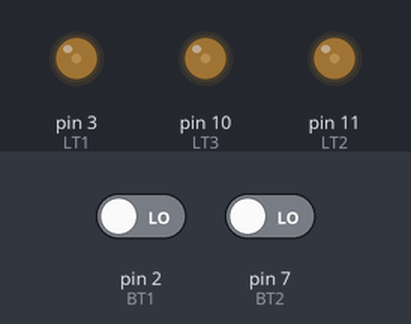
This sketch was run on a simulated Arduino Uno, built with avr-gcc and run on an emulated ATmega328P. On the bench: output pins drawn as LEDs (lit = HIGH). The inputs (shaded band) are chosen by the test bench; at power-on: pin 2 (BT1) LOW, pin 7 (BT2) LOW.

Above: at 1.2 s.
1.3 s: pin 2 (BT1) driven HIGH
At 3.6 s:
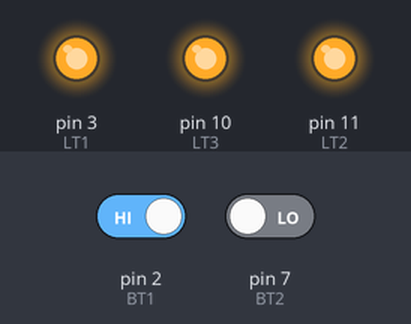
4.3 s: pin 7 (BT2) driven HIGH
At 5.1 s:
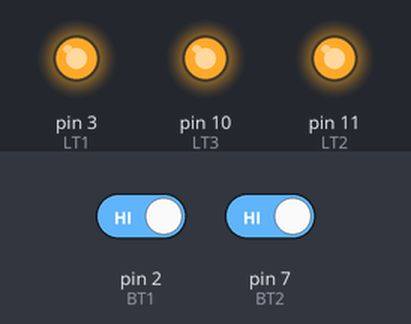
5.8 s: pin 2 (BT1) driven LOW
At 9.4 s:
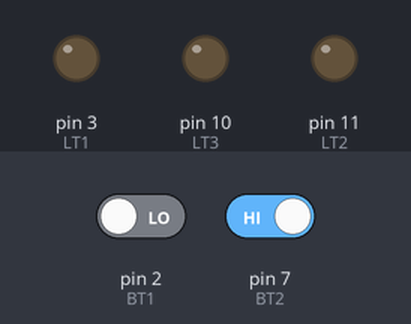
Timing chart, 0 to 10.9 s (numbered marks = the images above; inputs shaded):
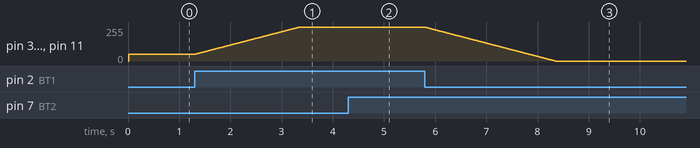

Measured:
- after the input at 1.3 s, pin 3 (LT1), pin 10 (LT3), pin 11 (LT2): moves from 50/255 to 255/255 over 2.0 s, starting at once
- after the input at 4.3 s, pin 3 (LT1), pin 10 (LT3), pin 11 (LT2): 255/255 → 254/255 at once
- after the input at 5.8 s, pin 3 (LT1), pin 10 (LT3), pin 11 (LT2): moves from 254/255 to 0/255 over 2.5 s, starting at once

The sketch:

Lights.ino
```cpp
#define BT1  2 // Green button on PD2
#define BT2  7 // Red button on PD7

#define LT1  3 // Light 1 on PWM on PD3
#define LT2 11 // Light 2 on PWM on PB3
#define LT3 10 // Light 3 on PWM on PB2

unsigned char brightness = 50;

const unsigned long second = ((long) 1000); // 1 s in ms
const unsigned long minute = second * 60; // 1 min in ms
const unsigned long hour = minute * 60; // 1 hr in ms

const unsigned long fadeStart = 2 * hour;
const unsigned long millisPerFade = 30 * second;

unsigned long nextFade = 0;

void setup() {
  pinMode(BT1, INPUT);
  pinMode(BT2, INPUT);
  Serial.begin(9600);
}

void loop() {
  delay(10);
  if (digitalRead(BT1) == HIGH && brightness < 255)
    brightness += 1;
  if (digitalRead(BT2) == HIGH && brightness > 0)
    brightness -= 1;
  if (nextFade != -0 && millis() > nextFade) {
    brightness--;
    Serial.println(brightness);
    nextFade = millis() + millisPerFade;
  } else if (nextFade == 0 && millis() > fadeStart) {
    nextFade = millis() + millisPerFade;
  }

  analogWrite(LT1, brightness);
  analogWrite(LT2, brightness);
  analogWrite(LT3, brightness);
}
```
